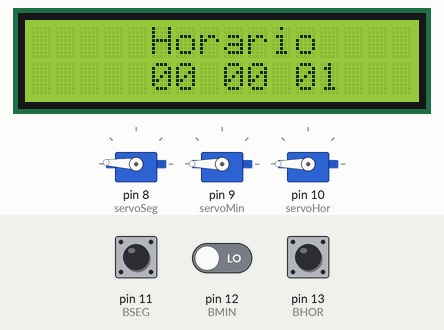
This sketch was run on a simulated Arduino Uno, built with avr-gcc and run on an emulated ATmega328P. On the bench: 16×2 character LCD, 3 × servo. The inputs (shaded band) are chosen by the test bench; at power-on: pin 12 (BMIN) LOW, pin 13 (BHOR) LOW, pin 11 (BSEG) LOW.

Above: at 1.6 s.
1.7 s: pin 12 (BMIN) driven HIGH
At 2.4 s:
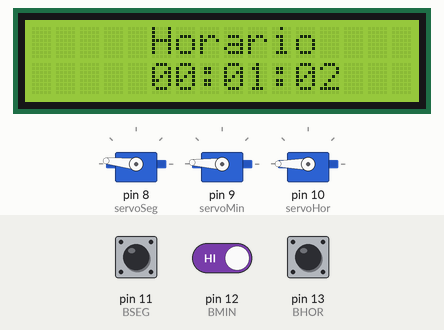
4.7 s: pin 13 (BHOR) driven HIGH
At 5.8 s:
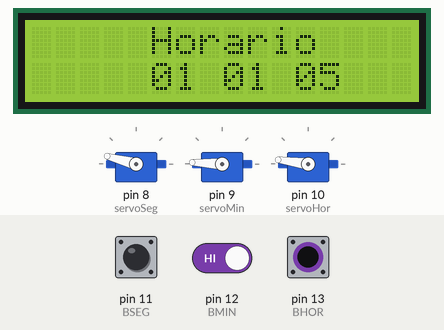
7.7 s: pin 11 (BSEG) driven HIGH
At 9.16 s:
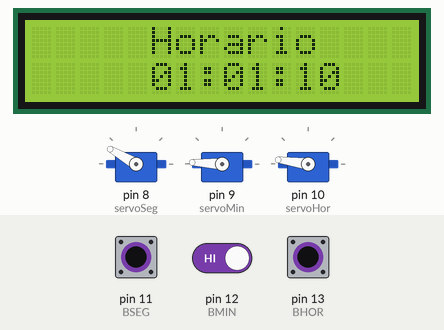
9.2 s: pin 13 (BHOR) pulsed LOW 5 times (0.12 s each, 0.3 s apart)
At 11.8 s:
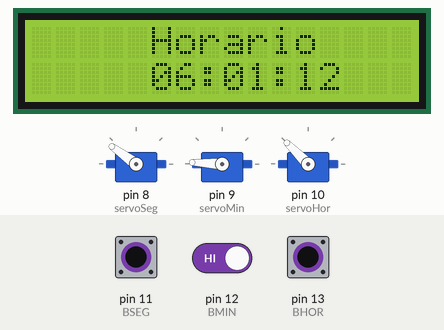
12.2 s: pin 11 (BSEG) pulsed LOW 5 times (0.12 s each, 0.3 s apart)
At 19.7 s:
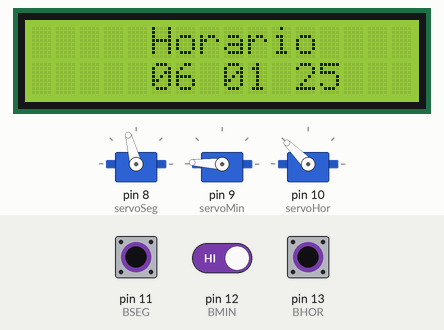
Timing chart, 0 to 23.5 s (numbered marks = the images above; inputs shaded):
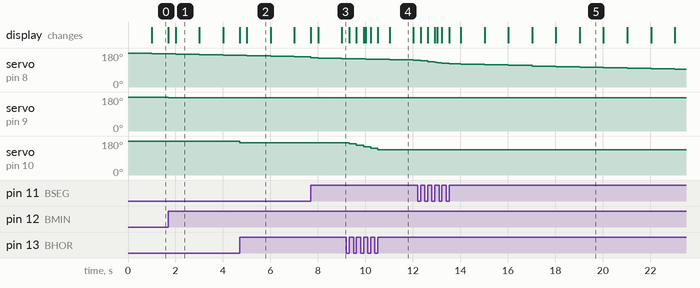

Measured:
- after the input at 1.7 s, servo on pin 9 (servoMin): 180° → 177° at once
- after the input at 4.7 s, servo on pin 10 (servoHor): 180° → 172° at once
- after the input at 9.2 s, servo on pin 10 (servoHor): moves from 172° to 135° over 1.2 s, starting after 0.12 s
- what the display in image 1 shows lasts 1.0 s, from 2.0 s to 3.0 s

The sketch:

trabajo_pr_ctico_reloj_con_servomotores_y_display_lcd.ino
```cpp
// C++ code

#include <LiquidCrystal.h>
#include <Servo.h>
#define BSEG 11
#define BMIN 12
#define BHOR 13
Servo servoSeg;
Servo servoMin;
Servo servoHor;

LiquidCrystal lcd (2,3,4,5,6,7);
unsigned long millisAntes = 0;
int horas =0;
int minutos =0;
int segundos =0;
int botonSegAntes = LOW;
int botonMinAntes = LOW;
int botonHorAntes = LOW;
int estado =0;

void setup(){
  Serial.begin(9600);
  lcd.begin(16,2);

  pinMode(BSEG,INPUT);
  pinMode(BMIN,INPUT);
  pinMode(BHOR,INPUT);

  servoSeg.attach(8);
  servoMin.attach(9);
  servoHor.attach(10);

  lcd.setCursor(5, 0);
  lcd.print("Horario");
  lcd.setCursor(5, 1);
  lcd.print("00:00:00");

}

void loop(){

   //funcion del reloj principar
   //determina horas/minutos/segundos
   unsigned long millisAhora = millis();
   if(millisAhora - millisAntes > 1000){
		segundos++;
		millisAntes = millisAhora;

    	if(segundos == 60){
    	segundos =0;
    	minutos++;
    	}
    	if(minutos == 60){
    	minutos =0;
    	horas++;
    	}
    	if(horas == 24){
    	horas =0;
    	}
    	SetHorario(segundos,11);
       	SetHorario(minutos,8);
       	SetHorario(horas,5);
  }
  //funcion para poner y sacar los  : :
  PuntosDivisores(segundos);

  int botonSegAhora = digitalRead(BSEG);
  int botonMinAhora = digitalRead(BMIN);
  int botonHorAhora = digitalRead(BHOR);

  //para sumar +1 a los segundos
  if(botonSegAhora == HIGH && botonSegAntes == LOW){
    if(segundos == 59){
    segundos=0;
    }
    else{
    segundos++;
    }
    SetHorario(segundos,11);
  }
  botonSegAntes = botonSegAhora;

  //para sumar +1 a los minutos
  if(botonMinAhora == HIGH && botonMinAntes == LOW){
    if(minutos == 59){
    minutos=0;
    }
    else{
    minutos++;
    }
    SetHorario(minutos,8);
  }
  botonMinAntes = botonMinAhora;

  //para sumar +1 a las horas
  if(botonHorAhora == HIGH && botonHorAntes == LOW){
    if(horas == 23){
    horas=0;
    }
    else{
    horas++;
    }
    SetHorario(horas,5);
  }
  botonHorAntes = botonHorAhora;

  //posicionamos los servomotores segun el tiempo
  servoSeg.write(PosicionServo(segundos,60));
  servoMin.write(PosicionServo(minutos,60));
  servoHor.write(PosicionServo(horas,24));
}

//dado el trascurso de los segundo
//activa y desactiva los 2 puntos que separan hora/min./seg.
//segun si es segundo par o impar
//para agregar un efecto de reloj digital
//contador - recive los segundos
void PuntosDivisores(int contador){

  int banderaSeg = DetermianrParidad(contador);

  if(banderaSeg == 0){
	lcd.setCursor(7, 1);
	lcd.print(":");
	lcd.setCursor(10, 1);
	lcd.print(":");
  }
  else{
	lcd.setCursor(7, 1);
	lcd.print(" ");
	lcd.setCursor(10, 1);
	lcd.print(" ");
  }
}

/// recive un numero y determina si es par o no
/// unNumero - valor a verificar paridad
/// flagPar - devuelve 0 para un numero par y 1 para impar
int DetermianrParidad(int unNumero){
	int flagPar;
	if(unNumero%2==0){
		flagPar=0;
	}
	else{
		flagPar=1;
	}
	return flagPar;
}

//imprime en la pantalla LCD un numero en una pocicion
//unNumero - valor que recive para mostrar en la pantalla
//pocicion - ubicacion en donde va colocado el numero dado
void SetHorario(int unNumero,int posicion){

  lcd.setCursor(posicion, 1);

  if (unNumero <10){
  lcd.print("0");
  }
  lcd.print(unNumero);
}

//calcula y devuelve la pocicion en grados para el servomoot
//cantidad - valor a asociar con un grado
//escala - el rango en que varian los numeros
//gradosServo - devuelve el grado para setear el servo
int PosicionServo(int cantidad, int escala){
	int gradosServo = map(cantidad,escala,0,0,180);
  	return gradosServo;
}
```
